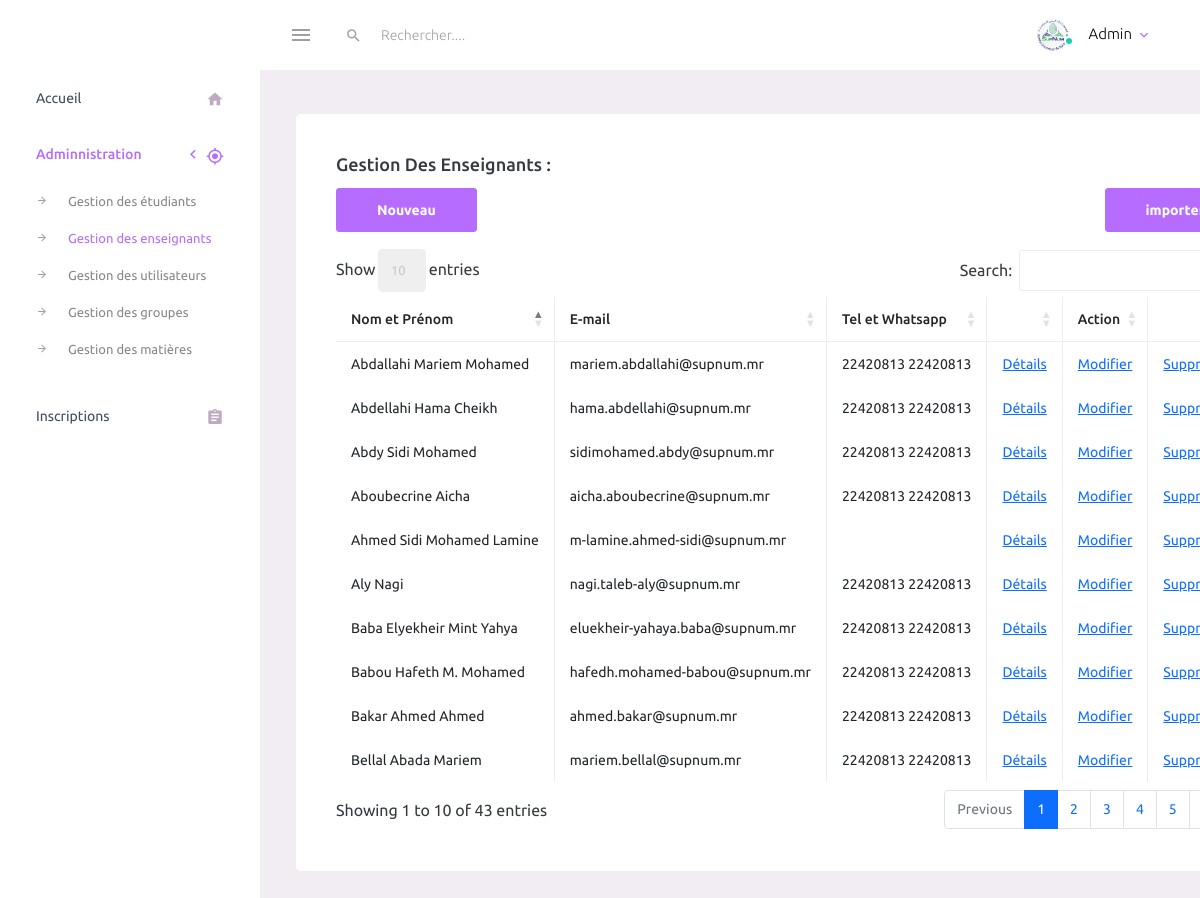
Screenshot of /admin/enseignant.php (signed in) with the database file from the repository.
### tables this page shows
CREATE TABLE `enseignant` (
`id_ens` int(10) PRIMARY KEY AUTO_INCREMENT ,
`nom` varchar(60) DEFAULT NULL,
`prenom` varchar(60) DEFAULT NULL,
`Date_naiss` date DEFAULT NULL,
`lieu_naiss` varchar(30) DEFAULT NULL,
`email` varchar(100) DEFAULT NULL,
`num_tel` int(20) DEFAULT NULL,
`num_whatsapp` int(20) DEFAULT NULL,
`diplome` varchar(20) DEFAULT NULL,
`grade` varchar(20) DEFAULT NULL,
`id_role` int(11) NOT NULL,
FOREIGN KEY (id_role) REFERENCES role(id_role)

);

### admin/enseignant.php (the view, shortened to what this page needs)
<?php
include "nav_bar.php";
$req1 = "SELECT * FROM enseignant  ORDER BY nom ASC ;";
$req = mysqli_query($conn , $req1);
?>
<div class="main-panel">
          <div class="content-wrapper">
            <div class="page-header">
            <div class="row">
              <div class="col-lg-12 grid-margin stretch-card">
                <div class="card">
                  <div class="card-body">
                    <h4 class="card-title">Gestion des enseignants :</h4>
                    <div style="display: flex ; justify-content: space-between;">
                        <a href="ajouter_enseignant.php" class = "btn btn-primary" >Nouveau</a>
                        <a href="import_enseignant.php"  class="btn btn-primary ml-25">importer</a>
                    </div>
                    <br>
                    <table id="example" class="table table-bordered" style="width:100%">
                    <thead>
                    <tr>
                    <th>Nom et Prénom</th>
                    <th>E-mail</th>
                    <th>Tel et Whatsapp</th>
                    <th></th>
                    <th >Action</th>
                    <th></th>
                    </tr>
                    </thead>
                    <tbody>
                    <?php
                    if(mysqli_num_rows($req) == 0){
                        echo "Il n'y a pas encore des enseignant ajouter !" ;
                    }else {
                        while($row=mysqli_fetch_assoc($req)){
                            ?>
                            <tr>
                                <td><?php echo $row['nom'];?>
                                <?php echo $row['prenom'];?></td>
                                <td><?php echo $row['email']; ?></td>
                                <td><?php echo $row['num_tel']; ?>
                                <?php echo $row['num_whatsapp']; ?></td>
                                <td><a href="detail_enseignant.php?id_ens=<?=$row['id_ens']?>">Détails</a></td>
                                <td><a href="modifier_enseignant.php?id_ens=<?=$row['id_ens']?>">Modifier</a></td>
                                <td><a href="supprimer_enseignant.php?id_ens=<?=$row['id_ens']?>" id="supprimer">Supprimer</a></td>
                            </tr>
                            <?php
                        }
                    }
                    ?>
                      </tbody>
                    </table>
                  </div>
                </div>
              </div>
            </div>
        </div>
    </div>
</div>
</div>
</body>
</html>

### rows the page displays
enseignant: nom "Abdallahi", prenom "Mariem Mohamed", email "mariem.abdallahi@supnum.mr", num_tel "22420813", num_whatsapp "22420813"
enseignant: nom "Abdellahi", prenom "Hama Cheikh", email "hama.abdellahi@supnum.mr", num_tel "22420813", num_whatsapp "22420813"
enseignant: nom "Abdy", prenom "Sidi Mohamed", email "sidimohamed.abdy@supnum.mr", num_tel "22420813", num_whatsapp "22420813"
enseignant: nom "Aboubecrine", prenom "Aicha", email "aicha.aboubecrine@supnum.mr", num_tel "22420813", num_whatsapp "22420813"
enseignant: nom "Ahmed Sidi", prenom "Mohamed Lamine", email "m-lamine.ahmed-sidi@supnum.mr"
enseignant: nom "Aly", prenom "Nagi", email "nagi.taleb-aly@supnum.mr", num_tel "22420813", num_whatsapp "22420813"
enseignant: nom "Baba", prenom "Elyekheir Mint Yahya", email "eluekheir-yahaya.baba@supnum.mr", num_tel "22420813", num_whatsapp "22420813"
enseignant: nom "Babou", prenom "Hafeth M. Mohamed", email "hafedh.mohamed-babou@supnum.mr", num_tel "22420813", num_whatsapp "22420813"
enseignant: nom "Bakar", prenom "Ahmed Ahmed", email "ahmed.bakar@supnum.mr", num_tel "22420813", num_whatsapp "22420813"
enseignant: nom "Bellal Abada", prenom "Mariem", email "mariem.bellal@supnum.mr", num_tel "22420813", num_whatsapp "22420813"
